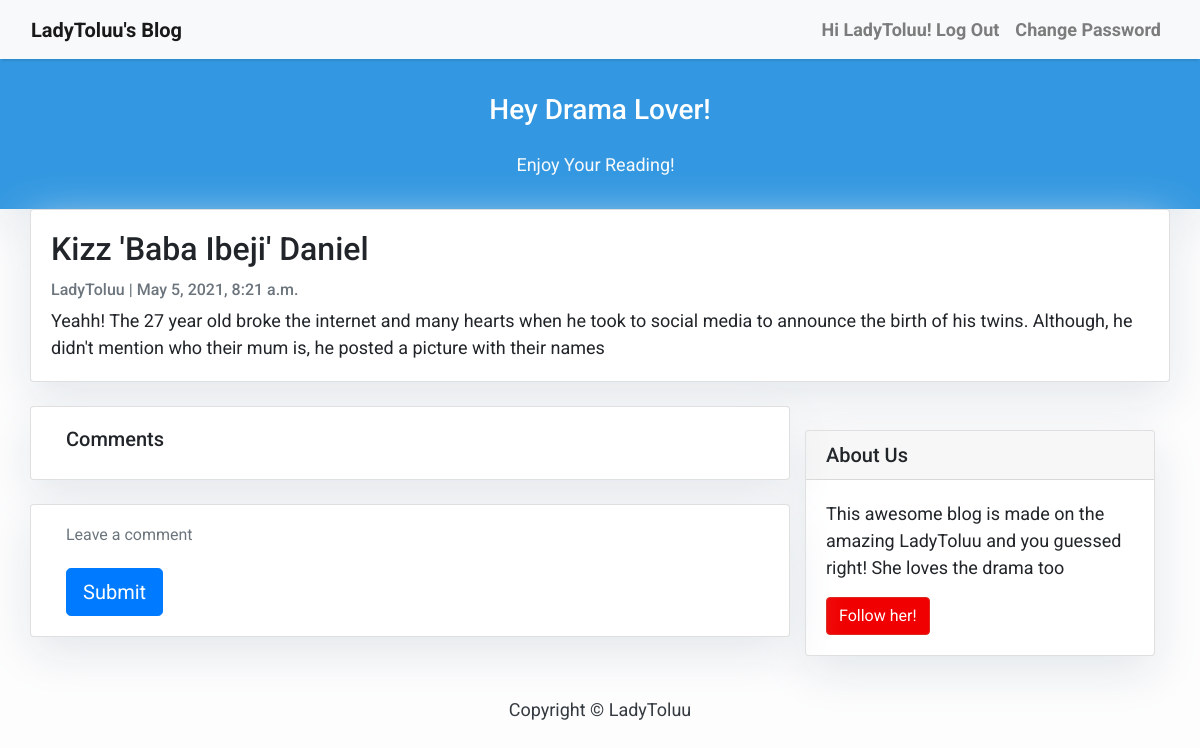
Screenshot of /kizz-baba-ibeji-daniel/ (signed in) with the database file from the repository.
### TolusBlog/models.py (models this page shows, shortened)
class Post(models.Model):
    title = models.CharField(max_length=200, unique=True)
    slug = models.SlugField(max_length=200, unique=True)
    author = models.ForeignKey(User, on_delete= models.CASCADE,related_name='blog_posts')
    updated_on = models.DateTimeField(auto_now= True)
    content = models.TextField()
    created_on = models.DateTimeField(auto_now_add=True)
    status = models.IntegerField(choices=STATUS, default=0)
    class Meta:
        ordering = ['-created_on']

### TolusBlog/views.py (the view)
# urls.py: path('<slug:slug>/', views.PostDetail.as_view(), name='post_detail'),
class PostDetail(generic.DetailView):
    model = Post
    template_name = 'post_detail.html'

### templates/post_detail.html (shortened to what this page needs)
{% extends 'index.html' %}
{% block content %}
<header class="masthead">
    <div class="container">
        <div class="row">
            <div class=" col-md-8 col-md-10 mx-auto">
                <div class="site-heading">
                    <h3 class=" site-heading my-4 mt-3 text-white"> Hey Drama Lover! </h3>
                    <p class="text-light">Enjoy Your Reading! &nbsp
                    </p>
                </div>
            </div>
        </div>
    </div>
</header>
<div class="container">
    <div class="row">
    <div class="post-entry">
        <div class="card mb-4">
            <div class="card-body">
                <h2 class="card-title">{{ post.title }}</h2>
                <p class="card-text text-muted h6">{{ post.author }} | {{ post.created_on}} </p>
                <p class="card-text">{{post.content|slice:":1000" }}</p>
            </div>
        </div>
        {% block sidebar %} {% include 'sidebar.html' %} {% include 'comment.html' %} {% endblock sidebar %}
</div>
{% endblock content %}

### templates/base.html (shortened to what this page needs)
<!DOCTYPE html>
<html>
    <head>
        <link rel="stylesheet" href="https://maxcdn.bootstrapcdn.com/bootstrap/4.0.0/css/bootstrap.min.css"
 />
    </head>
    <body>
        <nav class="navbar navbar-expand-lg navbar-light bg-light shadow" id="mainNav">
            <div class="container-fluid">
                <a class="navbar-brand" href="{% url 'home' %}"><b>LadyToluu's Blog</b></a>
                <div class="collapse navbar-collapse" id="navbarResponsive">
                    <ul class="navbar-nav ml-auto">
                        <li class="nav-item text-black">
							{% if user.is_authenticated %}
								<a class = "nav-link text-black font-weight-bold" href="{% url 'logout' %}"> Hi {{ user.username }}! Log Out</a>
                                <li class="nav-item text-black">
									<a class="nav-link text-black font-weight-bold" href="{% url 'password_change' %}">Change Password</a>
								</li>
							{% else %}
								<a class="nav-link text-black font-weight-bold" href="{% url 'login' %}">You are not logged in!
									LogIn</a>
								<li class="nav-item text-black">
									<a class="nav-link text-black font-weight-bold" href="{% url 'signup' %}">SignUp</a>
								</li>
							{% endif %}
                        </li>
                    </ul>
                </div>
            </div>
        </nav>
        {% block content %}{% endblock content %}
        <footer class="py-3 bg-grey">
            <p class="m-0 text-dark text-center ">Copyright &copy; LadyToluu</p>
        </footer>
    </body>
</html>

### templates/base.html (style rules this page uses)
body { font-family: "Roboto", sans-serif; font-size: 17px; background-color: #fdfdfd; }
.shadow { box-shadow: 0 4px 2px -2px rgba(0, 0, 0, 0.1); }
.masthead { background: #3398E1; height: auto; padding-bottom: 15px; box-shadow: 0 16px 48px #E3E7EB; padding-top: 10px; text-align: center; }

### templates/post_detail.html (style rules this page uses)
body { font-family: "Roboto", sans-serif; font-size: 18px; background-color: #fdfdfd; }
.card { box-shadow: 0 16px 48px #E3E7EB; }

### templates/sidebar.html (style rules this page uses)
.card { box-shadow: 0 16px 48px #E3E7EB; }

### rows the page displays
Post: title "Kizz 'Baba Ibeji' Daniel", author "LadyToluu", created_on "May 5, 2021, 8:21 a.m.", content "Yeahh! The 27 year old broke the internet and many hearts when he took to social media to announce the birth of his twins. Although, he didn't mention who their mum is, he posted a picture with their names"

### other values shown
{{ user.username }} "LadyToluu"
